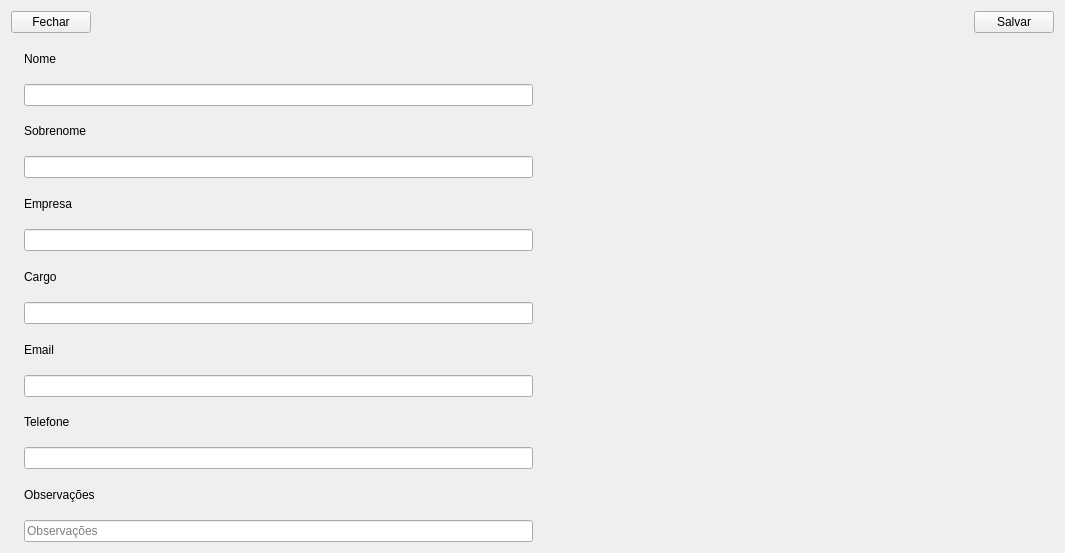
<?xml version="1.0" encoding="UTF-8"?>
<ui version="4.0">
 <class>Form</class>
 <widget class="QWidget" name="Form">
  <property name="geometry">
   <rect>
    <x>0</x>
    <y>0</y>
    <width>1065</width>
    <height>553</height>
   </rect>
  </property>
  <property name="windowTitle">
   <string>Form</string>
  </property>
  <layout class="QVBoxLayout" name="verticalLayout">
   <item>
    <layout class="QHBoxLayout" name="horizontalLayout">
     <item>
      <widget class="QPushButton" name="fechar">
       <property name="text">
        <string>Fechar</string>
       </property>
      </widget>
     </item>
     <item>
      <spacer name="horizontalSpacer">
       <property name="orientation">
        <enum>Qt::Horizontal</enum>
       </property>
       <property name="sizeHint" stdset="0">
        <size>
         <width>40</width>
         <height>20</height>
        </size>
       </property>
      </spacer>
     </item>
     <item>
      <widget class="QPushButton" name="salvar">
       <property name="text">
        <string>Salvar</string>
       </property>
      </widget>
     </item>
    </layout>
   </item>
   <item>
    <layout class="QHBoxLayout" name="horizontalLayout_2">
     <item>
      <layout class="QGridLayout" name="gridLayout">
       <item row="0" column="1">
        <widget class="QLabel" name="label">
         <property name="text">
          <string>Nome</string>
         </property>
        </widget>
       </item>
       <item row="1" column="0">
        <widget class="QLabel" name="label_7">
         <property name="sizePolicy">
          <sizepolicy hsizetype="Fixed" vsizetype="Fixed">
           <horstretch>0</horstretch>
           <verstretch>0</verstretch>
          </sizepolicy>
         </property>
         <property name="maximumSize">
          <size>
           <width>30</width>
           <height>30</height>
          </size>
         </property>
         <property name="text">
          <string/>
         </property>
         <property name="pixmap">
          <pixmap>../assets/icons/person.png</pixmap>
         </property>
         <property name="scaledContents">
          <bool>true</bool>
         </property>
        </widget>
       </item>
       <item row="1" column="1">
        <widget class="QLineEdit" name="nome"/>
       </item>
       <item row="2" column="1">
        <widget class="QLabel" name="label_2">
         <property name="text">
          <string>Sobrenome</string>
         </property>
        </widget>
       </item>
       <item row="3" column="1">
        <widget class="QLineEdit" name="sobrenome"/>
       </item>
       <item row="4" column="1">
        <widget class="QLabel" name="label_3">
         <property name="text">
          <string>Empresa</string>
         </property>
        </widget>
       </item>
       <item row="5" column="0">
        <widget class="QLabel" name="label_8">
         <property name="sizePolicy">
          <sizepolicy hsizetype="Fixed" vsizetype="Fixed">
           <horstretch>0</horstretch>
           <verstretch>0</verstretch>
          </sizepolicy>
         </property>
         <property name="maximumSize">
          <size>
           <width>30</width>
           <height>30</height>
          </size>
         </property>
         <property name="text">
          <string/>
         </property>
         <property name="pixmap">
          <pixmap>../assets/icons/company.png</pixmap>
         </property>
         <property name="scaledContents">
          <bool>true</bool>
         </property>
        </widget>
       </item>
       <item row="5" column="1">
        <widget class="QLineEdit" name="empresa"/>
       </item>
       <item row="6" column="1">
        <widget class="QLabel" name="label_4">
         <property name="text">
          <string>Cargo</string>
         </property>
        </widget>
       </item>
       <item row="7" column="1">
        <widget class="QLineEdit" name="cargo"/>
       </item>
       <item row="8" column="1">
        <widget class="QLabel" name="label_5">
         <property name="text">
          <string>Email</string>
         </property>
        </widget>
       </item>
       <item row="9" column="0">
        <widget class="QLabel" name="label_9">
         <property name="sizePolicy">
          <sizepolicy hsizetype="Fixed" vsizetype="Fixed">
           <horstretch>0</horstretch>
           <verstretch>0</verstretch>
          </sizepolicy>
         </property>
         <property name="maximumSize">
          <size>
           <width>30</width>
           <height>30</height>
          </size>
         </property>
         <property name="text">
          <string/>
         </property>
         <property name="pixmap">
          <pixmap>../assets/icons/mail.png</pixmap>
         </property>
         <property name="scaledContents">
          <bool>true</bool>
         </property>
        </widget>
       </item>
       <item row="9" column="1">
        <widget class="QLineEdit" name="email"/>
       </item>
       <item row="10" column="1">
        <widget class="QLabel" name="label_6">
         <property name="text">
          <string>Telefone</string>
         </property>
        </widget>
       </item>
       <item row="11" column="0">
        <widget class="QLabel" name="label_10">
         <property name="sizePolicy">
          <sizepolicy hsizetype="Fixed" vsizetype="Fixed">
           <horstretch>0</horstretch>
           <verstretch>0</verstretch>
          </sizepolicy>
         </property>
         <property name="maximumSize">
          <size>
           <width>30</width>
           <height>30</height>
          </size>
         </property>
         <property name="text">
          <string/>
         </property>
         <property name="pixmap">
          <pixmap>../assets/icons/phone.png</pixmap>
         </property>
         <property name="scaledContents">
          <bool>true</bool>
         </property>
        </widget>
       </item>
       <item row="11" column="1">
        <widget class="QLineEdit" name="telefone"/>
       </item>
       <item row="12" column="1">
        <widget class="QLabel" name="label_11">
         <property name="text">
          <string>Observações</string>
         </property>
        </widget>
       </item>
       <item row="13" column="1">
        <widget class="QLineEdit" name="obs">
         <property name="placeholderText">
          <string>Observações</string>
         </property>
        </widget>
       </item>
      </layout>
     </item>
     <item>
      <spacer name="horizontalSpacer_2">
       <property name="orientation">
        <enum>Qt::Horizontal</enum>
       </property>
       <property name="sizeHint" stdset="0">
        <size>
         <width>40</width>
         <height>20</height>
        </size>
       </property>
      </spacer>
     </item>
    </layout>
   </item>
  </layout>
 </widget>
 <resources/>
 <connections/>
</ui>
